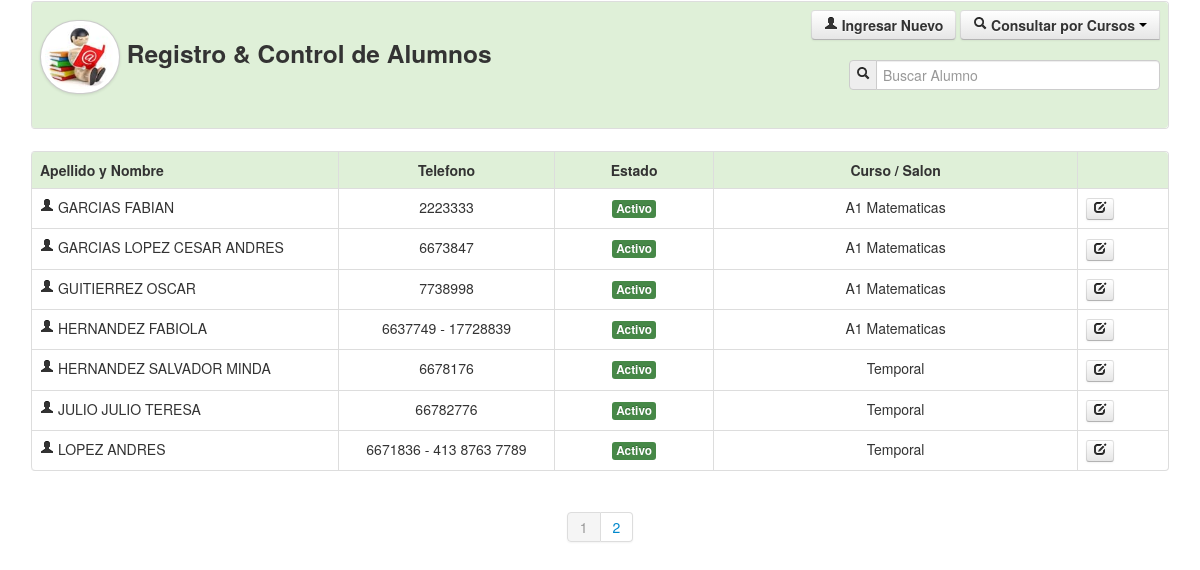
Screenshot of /alumnos.php (signed in) with the database file from the repository.
### tables this page shows
CREATE TABLE IF NOT EXISTS `alumnos` (
  `id` int(11) NOT NULL auto_increment,
  `nombre` varchar(255) NOT NULL,
  `apellido` varchar(255) NOT NULL,
  `nit` varchar(255) NOT NULL,
  `telefono` varchar(255) NOT NULL,
  `fechan` date NOT NULL,
  `folio` varchar(255) NOT NULL,
  `curso` varchar(255) NOT NULL,
  `estado` varchar(255) NOT NULL,
  PRIMARY KEY  (`id`)
);

CREATE TABLE IF NOT EXISTS `salones` (
  `id` int(11) NOT NULL auto_increment,
  `nombre` varchar(255) NOT NULL,
  `curso` varchar(255) NOT NULL,
  `estado` varchar(255) NOT NULL,
  PRIMARY KEY  (`id`)
);

### Class/class_alumnos.php (called while the page is built, shortened)
<?php
class Consultar_Salones{
	private $fetch;
	function __construct($codigo){
		$this->consulta = mysql_query("SELECT * FROM salones WHERE id='$codigo'");
		$this->fetch = mysql_fetch_array($this->consulta);
	}
	function consultar($campo){
		return $this->fetch[$campo];
	}
}
?>

### alumnos.php (the view, shortened to what this page needs)
<?php
		include_once('Class/funciones.php');
		include_once('Class/class_alumnos.php');
		$maximo=7;
		if(!empty($_GET['pag'])){
			$pag=limpiar($_GET['pag']);
		}else{
			$pag=1;
		}
		$inicio=($pag-1)*$maximo;
			$cans=mysql_query("SELECT COUNT(nombre)as total FROM alumnos");
			if($dat=mysql_fetch_array($cans)){
				$total=$dat['total'];
			}
?>
<!DOCTYPE html>
<html lang="en">
<head>
    <link href="css/bootstrap.css" rel="stylesheet">
    <link href="css/bootstrap-responsive.css" rel="stylesheet">
    <link href="css/docs.css" rel="stylesheet">
    <link href="js/google-code-prettify/prettify.css" rel="stylesheet">
</head>
<body data-spy="scroll" data-target=".bs-docs-sidebar">
<div align="center">
    <table width="95%" border="0">
      <tr>
        <td>
       	  <table class="table table-bordered">
              <tr class="success">
                <td>
                    <div class="row-fluid">
                      <div class="span6">
                        	<h3><img src="img/icono_alumno.jpg" class="img-circle img-polaroid" width="70" height="65">
                        	Registro & Control de Alumnos</h3>
                      </div>
                      <div class="span6">
                      	<div align="right">
                       	<a href="#nuevo" role="button" class="btn" data-toggle="modal">
                            	<strong><i class="icon-user"></i> Ingresar Nuevo</strong>
                        </a>
                        <div class="btn-group">
                            <button class="btn" data-toggle="dropdown">
                            	<i class="icon-search"></i> <strong>Consultar por Cursos</strong> <span class="caret"></span>
                            </button>
                        </div>
                        <br><br>
                        <form name="form1" method="post" action="">
                            <div class="input-prepend">
                                <span class="add-on"><i class="icon-search"></i></span>
                                <input name="bus" type="text" placeholder="Buscar Alumno" class="input-xlarge" autocomplete="off">
                            </div>
                        </form>
                        </div>
                      </div>
                    </div>
                </td>
              </tr>
            </table>
        </td>
      </tr>
      <tr>
        <td>
        	<table class="table table-bordered table table-hover">
              <tr class="success">
                <td width="27%"><strong>Apellido y Nombre</strong></td>
                <td width="19%"><center><strong>Telefono</strong></center></td>
                <td width="14%"><center><strong>Estado</strong></center></td>
                <td width="32%"><center><strong>Curso / Salon</strong></center></td>
                <td width="8%">&nbsp;</td>
              </tr>
              <?php
			  	if(empty($_GET['cursos'])){
					if(empty($_POST['bus'])){
						$sql="SELECT * FROM alumnos ORDER BY apellido LIMIT $inicio, $maximo";
					}else{
						$bus=limpiar($_POST['bus']);
						$sql="SELECT * FROM alumnos WHERE nombre LIKE '$bus%' or apellido LIKE '$bus%' or nit='$bus' ORDER BY apellido LIMIT $inicio, $maximo";
					}
				}
			  	$can=mysql_query($sql);
				while($dato=mysql_fetch_array($can)){
					$salones = new Consultar_Salones($dato['curso']);
			  ?>
                  <tr>
                    <td><i class="icon-user"></i> <?php echo trim($dato['apellido']).' '.trim($dato['nombre']); ?></td>
                    <td><center><?php echo $dato['telefono']; ?></center></td>
                    <td>
                    	<center>
                        <a href="alumnos.php?estado=<?php echo $dato['id']; ?>" title="Cambiar Estado">
							<?php echo estado($dato['estado']); ?>
                        </a>
                        </center>
                    </td>
                    <td><center><?php echo $salones->consultar('nombre'); ?></center></td>
                    <td>
                    	<a href="#actualizar<?php echo $dato['id']; ?>" role="button" class="btn btn-mini" data-toggle="modal" title="Actualizar Informacion">
                    		<i class="icon-edit"></i>
                        </a>
                    </td>
                  </tr>
              <?php } ?>
            </table>
        </td>
      </tr>
    </table>
    <div class="pagination">
        <ul>
        	<?php
			if(empty($_GET['cursos']) and empty($_POST['bus'])){
				$tp = ceil($total/$maximo);
         		for	($n=1; $n<=$tp ; $n++){
					if($pag==$n){
						echo '<li class="active"><a href="alumnos.php?pag='.$n.'">'.$n.'</a></li>';
					}else{
						echo '<li><a href="alumnos.php?pag='.$n.'">'.$n.'</a></li>';
					}
				}
			}
			?>
        </ul>
    </div>
</div>
</body>
</html>

### Class/funciones.php (shortened to what this page needs)
<?php
	function estado($estado){
		if($estado=='s'){
			return '<span class="label label-success">Activo</span>';
		}else{
			return '<span class="label label-important">No Activo</span>';
		}
	}
?>

### css/docs.css (style rules this page uses)
body { position: relative; padding-top: 0px; }

### rows the page displays
alumnos: apellido "GARCIAS", nombre "FABIAN", telefono "2223333", estado "Activo", salones.nombre "A1 Matematicas"
alumnos: apellido "GARCIAS LOPEZ", nombre "CESAR ANDRES", telefono "6673847", estado "Activo", salones.nombre "A1 Matematicas"
alumnos: apellido "GUITIERREZ", nombre "OSCAR", telefono "7738998", estado "Activo", salones.nombre "A1 Matematicas"
alumnos: apellido "HERNANDEZ", nombre "FABIOLA", telefono "6637749 - 17728839", estado "Activo", salones.nombre "A1 Matematicas"
alumnos: apellido "HERNANDEZ SALVADOR", nombre "MINDA", telefono "6678176", estado "Activo", salones.nombre "Temporal"
alumnos: apellido "JULIO JULIO", nombre "TERESA", telefono "66782776", estado "Activo", salones.nombre "Temporal"
alumnos: apellido "LOPEZ", nombre "ANDRES", telefono "6671836 - 413 8763 7789", estado "Activo", salones.nombre "Temporal"
